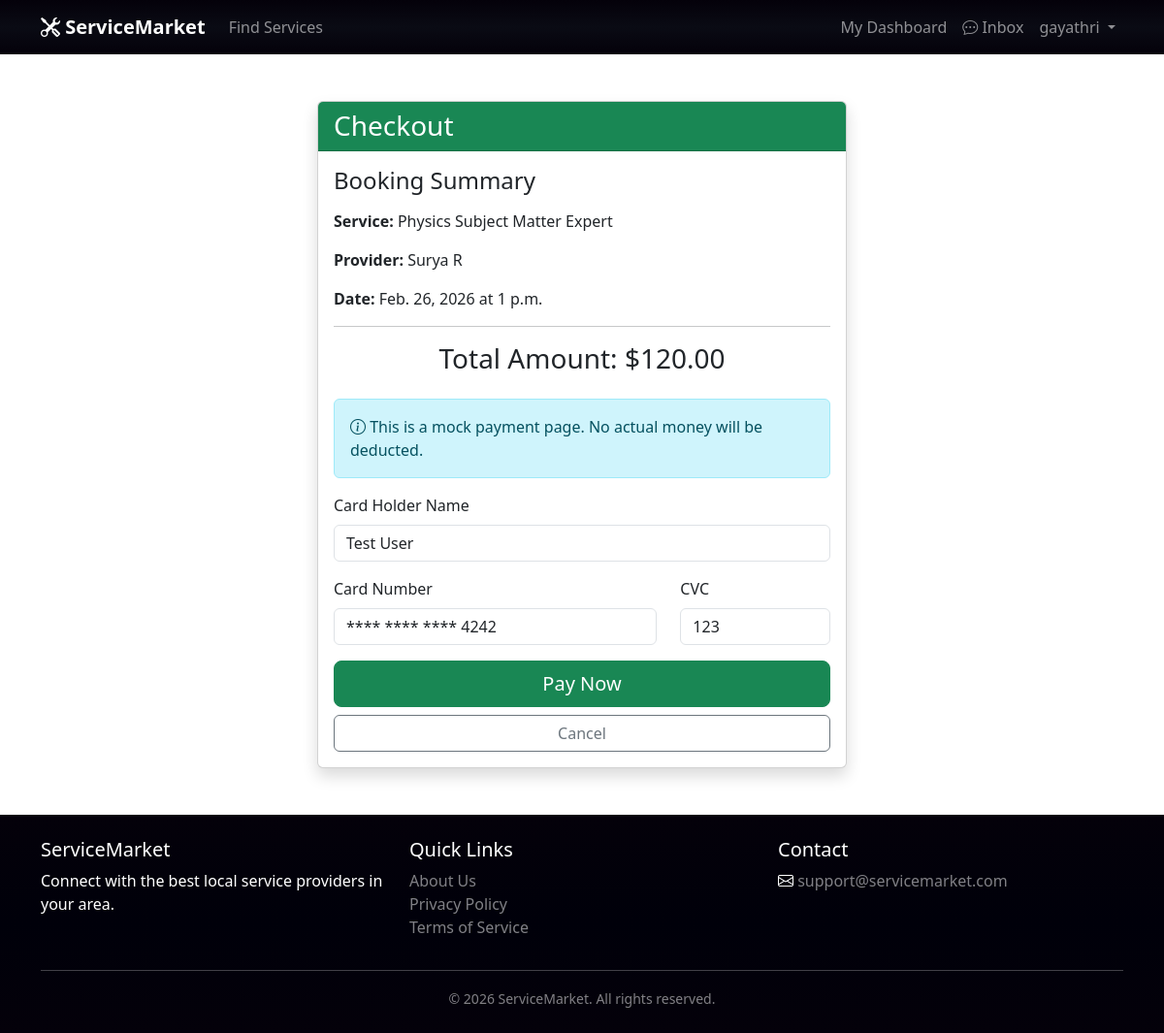
Screenshot of /payments/checkout/3/ (signed in) with the database file from the repository.
### accounts/models.py (models this page shows, shortened)
class User(AbstractUser):
    first_name = models.CharField(max_length=150, blank=True)
    last_name = models.CharField(max_length=150, blank=True)
    ROLE_CHOICES = (
        ('customer', 'Customer'),
        ('provider', 'Provider'),
        ('both', 'Both'),
        ('none', 'None'),
    )
    role = models.CharField(max_length=10, choices=ROLE_CHOICES, default='none')
    email = models.EmailField(unique=True)

### bookings/models.py (models this page shows, shortened)
class Booking(models.Model):
    STATUS_CHOICES = (
        ('pending', 'Pending'),
        ('confirmed', 'Confirmed'),
        ('completed', 'Completed'),
        ('cancelled', 'Cancelled'),
    )
    customer = models.ForeignKey(User, on_delete=models.CASCADE, related_name='bookings')
    service = models.ForeignKey(Service, on_delete=models.CASCADE, related_name='bookings')
    date = models.DateField()
    time = models.TimeField()
    status = models.CharField(max_length=20, choices=STATUS_CHOICES, default='pending')
    notes = models.TextField(blank=True)
    created_at = models.DateTimeField(auto_now_add=True)
    updated_at = models.DateTimeField(auto_now=True)
    class Meta:
        ordering = ['-created_at']

### services/models.py (models this page shows, shortened)
class Service(models.Model):
    provider = models.ForeignKey(User, on_delete=models.CASCADE, related_name='services')
    category = models.ForeignKey(Category, on_delete=models.CASCADE, related_name='services')
    title = models.CharField(max_length=200)
    description = models.TextField()
    price = models.DecimalField(max_digits=10, decimal_places=2)
    image = models.ImageField(upload_to='services/', blank=True, null=True)
    STATUS_CHOICES = (
        ('active', 'Active'),
        ('inactive', 'Inactive'),
    )
    status = models.CharField(max_length=10, choices=STATUS_CHOICES, default='active')
    created_at = models.DateTimeField(auto_now_add=True)
    updated_at = models.DateTimeField(auto_now=True)

### payments/views.py (the view)
# urls.py: path('checkout/<int:booking_id>/', views.initiate_payment, name='initiate_payment'),
@login_required
def initiate_payment(request, booking_id):
    booking = get_object_or_404(Booking, pk=booking_id, customer=request.user)
    if booking.status != 'confirmed':
        messages.error(request, 'You can only pay for confirmed bookings.')
        return redirect('customer_bookings')
    if hasattr(booking, 'payment') and booking.payment.status == 'completed':
        messages.info(request, 'Payment already completed for this booking.')
        return redirect('customer_bookings')
    if request.method == 'POST':
        return redirect('payment_success', booking_id=booking.id)
    return render(request, 'payments/checkout.html', {'booking': booking})

### templates/payments/checkout.html (shortened to what this page needs)
{% extends 'base.html' %}
{% block content %}
<div class="container py-5">
    <div class="row justify-content-center">
        <div class="col-md-6">
            <div class="card shadow">
                <div class="card-header bg-success text-white">
                    <h3 class="card-title mb-0">Checkout</h3>
                </div>
                <div class="card-body">
                    <h4 class="mb-3">Booking Summary</h4>
                    <p><strong>Service:</strong> {{ booking.service.title }}</p>
                    <p><strong>Provider:</strong> {{ booking.service.provider.get_full_name|default:booking.service.provider.username }}</p>
                    <p><strong>Date:</strong> {{ booking.date }} at {{ booking.time }}</p>
                    <hr>
                    <h3 class="text-center mb-4">Total Amount: ${{ booking.service.price }}</h3>
                    <div class="alert alert-info">
                        <i class="bi bi-info-circle"></i> This is a mock payment page. No actual money will be deducted.
                    </div>
                    <form method="post" action="{% url 'payment_success' booking.id %}">
                        <div class="mb-3">
                            <label class="form-label">Card Holder Name</label>
                            <input type="text" class="form-control" value="Test User" readonly>
                        </div>
                        <div class="row">
                            <div class="col-md-8 mb-3">
                                <label class="form-label">Card Number</label>
                                <input type="text" class="form-control" value="**** **** **** 4242" readonly>
                            </div>
                            <div class="col-md-4 mb-3">
                                <label class="form-label">CVC</label>
                                <input type="text" class="form-control" value="123" readonly>
                            </div>
                        </div>
                        <div class="d-grid gap-2">
                            <button type="submit" class="btn btn-success btn-lg">Pay Now</button>
                            <a href="{% url 'customer_bookings' %}" class="btn btn-outline-secondary">Cancel</a>
                        </div>
                    </form>
                </div>
            </div>
        </div>
    </div>
</div>
{% endblock %}

### templates/base.html (shortened to what this page needs)
{% load static %}
<!DOCTYPE html>
<html lang="en">
<head>
    <link href="https://cdn.jsdelivr.net/npm/bootstrap@5.3.0/dist/css/bootstrap.min.css" rel="stylesheet">
    <link rel="stylesheet" href="https://cdn.jsdelivr.net/npm/bootstrap-icons@1.10.0/font/bootstrap-icons.css">
    <link rel="stylesheet" href="{% static 'css/style.css' %}">
</head>
<body class="d-flex flex-column min-vh-100">
    <nav class="navbar navbar-expand-lg navbar-dark  sticky-top" style="background: linear-gradient(#04010a, #0a0b14, #04010a);">
        <div class="container">
            <a class="navbar-brand fw-bold" href="{% url 'home' %}">
                <i class="bi bi-tools"></i> ServiceMarket
            </a>
            <div class="collapse navbar-collapse" id="navbarNav">
                <ul class="navbar-nav me-auto">
                    <li class="nav-item">
                        <a class="nav-link" href="{% url 'service_list' %}">Find Services</a>
                    </li>
                </ul>
                <ul class="navbar-nav ms-auto">
                    {% if user.is_authenticated %}
                    <li class="nav-item">
                        <a class="nav-link" href="{% url 'dashboard' %}">My Dashboard</a>
                    </li>
                    <li class="nav-item">
                        <a class="nav-link" href="{% url 'inbox' %}">
                            <i class="bi bi-chat-dots"></i> Inbox
                        </a>
                    </li>
                    <li class="nav-item dropdown">
                        <a class="nav-link dropdown-toggle" href="#" id="navbarDropdown" role="button"
                            data-bs-toggle="dropdown">
                            {{ user.username }}
                        </a>
                    </li>
                    {% endif %}
                </ul>
            </div>
        </div>
    </nav>
    <main class="flex-grow-1">
        {% block content %}{% endblock %}
    </main>
    <footer class="text-white py-4 mt-auto" style="background: linear-gradient(#04010a, #00000a, #04010a);">
        <div class="container">
            <div class="row">
                <div class="col-md-4">
                    <h5>ServiceMarket</h5>
                    <p>Connect with the best local service providers in your area.</p>
                </div>
                <div class="col-md-4">
                    <h5>Quick Links</h5>
                    <ul class="list-unstyled">
                        <li><a href="#" class="text-white-50 text-decoration-none">About Us</a></li>
                        <li><a href="#" class="text-white-50 text-decoration-none">Privacy Policy</a></li>
                        <li><a href="#" class="text-white-50 text-decoration-none">Terms of Service</a></li>
                    </ul>
                </div>
                <div class="col-md-4">
                    <h5>Contact</h5>
                    <p><i class="bi bi-envelope"></i> <a href="mailto:support@servicemarket.com"
                            class="text-white-50 text-decoration-none">support@servicemarket.com</a></p>
                </div>
            </div>
            <hr>
            <div class="text-center text-white-50">
                <small>&copy; 2026 ServiceMarket. All rights reserved.</small>
            </div>
        </div>
    </footer>
</body>
</html>

### rows the page displays
User: username "gayathri"
Booking: service "Physics Subject Matter Expert", service.provider.get_full_name "Surya R", date "Feb. 26, 2026", time "1 p.m.", service.price "120.00"
